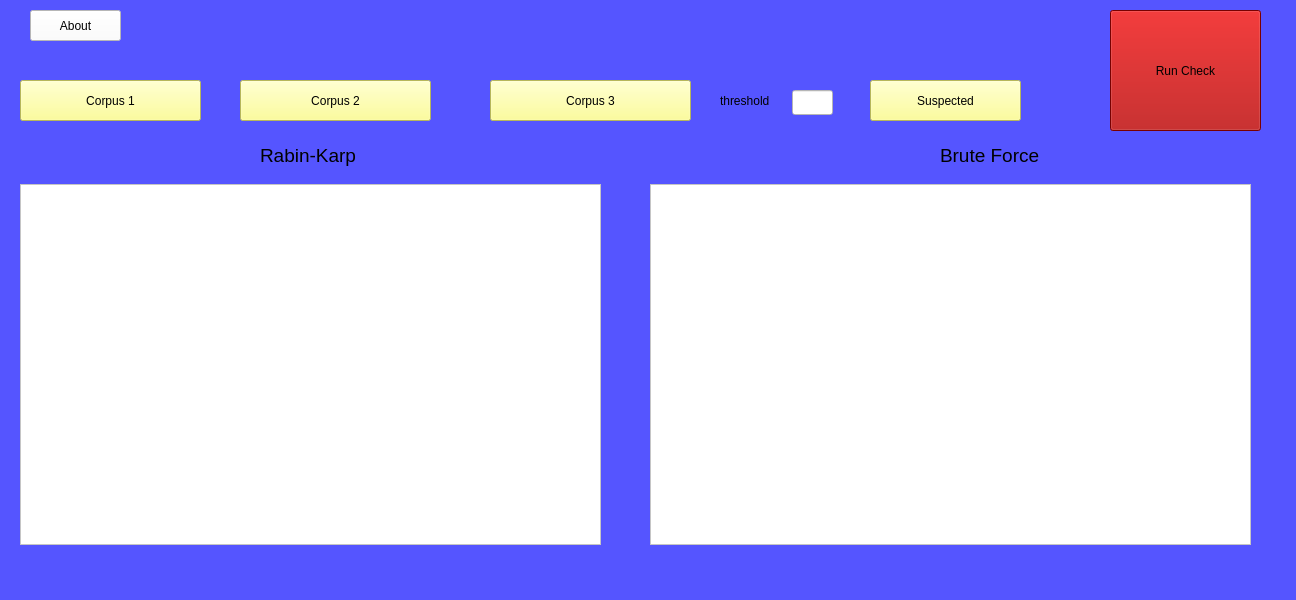
<?xml version="1.0" encoding="UTF-8"?>
<ui version="4.0">
 <class>MainWindow</class>
 <widget class="QMainWindow" name="MainWindow">
  <property name="geometry">
   <rect>
    <x>0</x>
    <y>0</y>
    <width>1296</width>
    <height>600</height>
   </rect>
  </property>
  <property name="windowTitle">
   <string>MainWindow</string>
  </property>
  <property name="styleSheet">
   <string notr="true">background-color: rgb(85, 85, 255);</string>
  </property>
  <widget class="QWidget" name="centralwidget">
   <widget class="QPushButton" name="pushButton">
    <property name="geometry">
     <rect>
      <x>20</x>
      <y>80</y>
      <width>181</width>
      <height>41</height>
     </rect>
    </property>
    <property name="styleSheet">
     <string notr="true">background-color: rgb(255, 255, 127);
font: 14pt &quot;Segoe UI&quot;;</string>
    </property>
    <property name="text">
     <string>Corpus 1</string>
    </property>
   </widget>
   <widget class="QPushButton" name="pushButton_2">
    <property name="geometry">
     <rect>
      <x>240</x>
      <y>80</y>
      <width>191</width>
      <height>41</height>
     </rect>
    </property>
    <property name="styleSheet">
     <string notr="true">font: 14pt &quot;Segoe UI&quot;;
background-color: rgb(255, 255, 127);</string>
    </property>
    <property name="text">
     <string>Corpus 2</string>
    </property>
   </widget>
   <widget class="QPushButton" name="pushButton_3">
    <property name="geometry">
     <rect>
      <x>490</x>
      <y>80</y>
      <width>201</width>
      <height>41</height>
     </rect>
    </property>
    <property name="styleSheet">
     <string notr="true">background-color: rgb(255, 255, 255);
background-color: rgb(255, 255, 127);
font: 14pt &quot;Segoe UI&quot;;</string>
    </property>
    <property name="text">
     <string>Corpus 3</string>
    </property>
   </widget>
   <widget class="QPushButton" name="pushButton_4">
    <property name="geometry">
     <rect>
      <x>870</x>
      <y>80</y>
      <width>151</width>
      <height>41</height>
     </rect>
    </property>
    <property name="styleSheet">
     <string notr="true">font: 14pt &quot;Segoe UI&quot;;
background-color: rgb(255, 255, 127);</string>
    </property>
    <property name="text">
     <string>Suspected</string>
    </property>
   </widget>
   <widget class="QTextEdit" name="textEdit">
    <property name="geometry">
     <rect>
      <x>20</x>
      <y>184</y>
      <width>581</width>
      <height>361</height>
     </rect>
    </property>
    <property name="styleSheet">
     <string notr="true">background-color: rgb(255, 255, 255);</string>
    </property>
   </widget>
   <widget class="QLineEdit" name="lineEdit">
    <property name="geometry">
     <rect>
      <x>792</x>
      <y>90</y>
      <width>41</width>
      <height>25</height>
     </rect>
    </property>
    <property name="styleSheet">
     <string notr="true">background-color: rgb(255, 255, 255);</string>
    </property>
   </widget>
   <widget class="QLabel" name="label">
    <property name="geometry">
     <rect>
      <x>720</x>
      <y>90</y>
      <width>61</width>
      <height>21</height>
     </rect>
    </property>
    <property name="text">
     <string>threshold</string>
    </property>
   </widget>
   <widget class="QPushButton" name="pushButton_5">
    <property name="geometry">
     <rect>
      <x>1110</x>
      <y>10</y>
      <width>151</width>
      <height>121</height>
     </rect>
    </property>
    <property name="styleSheet">
     <string notr="true">background-color: rgb(0, 0, 0);
font: 14pt &quot;Segoe UI&quot;;
background-color: rgb(170, 0, 0);</string>
    </property>
    <property name="text">
     <string>Run Check</string>
    </property>
   </widget>
   <widget class="QTextEdit" name="textEdit_2">
    <property name="geometry">
     <rect>
      <x>650</x>
      <y>184</y>
      <width>601</width>
      <height>361</height>
     </rect>
    </property>
    <property name="styleSheet">
     <string notr="true">background-color: rgb(255, 255, 255);</string>
    </property>
   </widget>
   <widget class="QPushButton" name="pushButton_6">
    <property name="geometry">
     <rect>
      <x>30</x>
      <y>10</y>
      <width>91</width>
      <height>31</height>
     </rect>
    </property>
    <property name="styleSheet">
     <string notr="true">background-color: rgb(255, 255, 255);</string>
    </property>
    <property name="text">
     <string>About</string>
    </property>
   </widget>
   <widget class="QLabel" name="label_2">
    <property name="geometry">
     <rect>
      <x>260</x>
      <y>140</y>
      <width>131</width>
      <height>31</height>
     </rect>
    </property>
    <property name="font">
     <font>
      <pointsize>14</pointsize>
     </font>
    </property>
    <property name="text">
     <string>Rabin-Karp</string>
    </property>
   </widget>
   <widget class="QLabel" name="label_3">
    <property name="geometry">
     <rect>
      <x>940</x>
      <y>140</y>
      <width>131</width>
      <height>31</height>
     </rect>
    </property>
    <property name="font">
     <font>
      <pointsize>14</pointsize>
     </font>
    </property>
    <property name="text">
     <string>Brute Force</string>
    </property>
   </widget>
  </widget>
  <widget class="QMenuBar" name="menubar">
   <property name="geometry">
    <rect>
     <x>0</x>
     <y>0</y>
     <width>1296</width>
     <height>26</height>
    </rect>
   </property>
  </widget>
  <widget class="QStatusBar" name="statusbar"/>
 </widget>
 <resources/>
 <connections/>
</ui>
